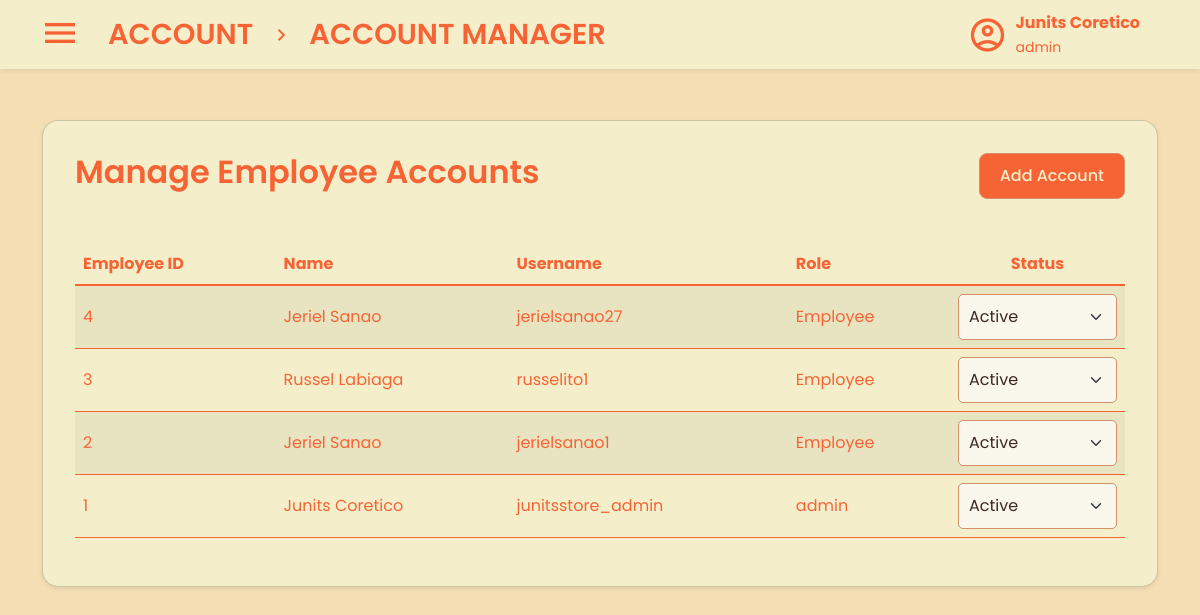
Before: /views/admin/employee-accounts.php (signed in) with the older database file.
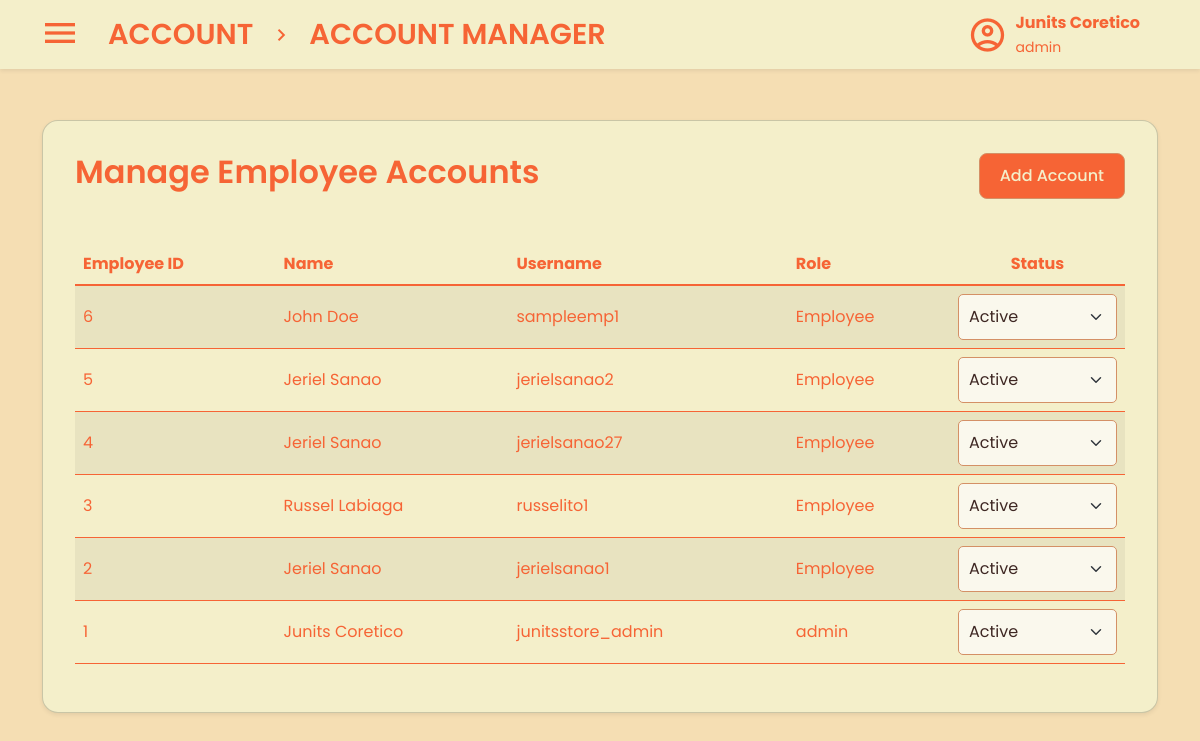
After: the same page with the newer database file.
### tables this page shows
CREATE TABLE IF NOT EXISTS `employees` (
  `EmployeeID` int(11) NOT NULL AUTO_INCREMENT,
  `FirstName` varchar(50) NOT NULL,
  `LastName` varchar(50) NOT NULL,
  `Username` varchar(255) NOT NULL,
  `Password` varchar(255) NOT NULL,
  `Role` char(15) NOT NULL,
  `Created_At` datetime NOT NULL DEFAULT current_timestamp(),
  `Created_By` int(11) DEFAULT NULL,
  `Updated_At` datetime NOT NULL DEFAULT current_timestamp() ON UPDATE current_timestamp(),
  `Updated_By` int(11) DEFAULT NULL,
  `Status` enum('Active','Inactive') NOT NULL DEFAULT 'Active',
  PRIMARY KEY (`EmployeeID`),
  KEY `employees_ibfk_1` (`Created_By`),
  KEY `employees_ibfk_2` (`Updated_By`)
);

### views/admin/employee-accounts.php (the view, shortened to what this page needs)
<?php
include '../../database/database.php';
$stmt = $conn->prepare("SELECT * FROM Employees ORDER BY Created_at DESC");
$stmt->execute();
$result = $stmt->get_result();
?>
<!DOCTYPE html>
<html lang="en">
<head>
    <link rel="stylesheet" href="../../statics/account-style.css" />
    <link rel="stylesheet" href="../../statics/style.css" />
    <link rel="stylesheet" href="../../statics/css/bootstrap.min.css" />
    <link rel="stylesheet" href="../../statics/account-manager.css" />
</head>
<body class="main">
    <nav class="navbar bg-body-tertiary fixed-top shadow-sm">
        <div class="container-fluid">
            <div class="d-flex align-items-center">
                <button
                    class="navbar-toggler mx-3 border-0 shadow-none"
                    type="button"
                    data-bs-toggle="offcanvas"
                    data-bs-target="#offcanvasNavbar"
                    aria-controls="offcanvasNavbar"
                    aria-label="Toggle navigation">
                    <span class="material-icons-outlined navbar-icon"> menu </span>
                </button>
                <a class="navbar-brand fw-semibold" href="../account.php">ACCOUNT</a>
                <span class="material-icons-outlined me-3">chevron_right</span>
                <a class="navbar-brand fw-semibold" href="audit-log.php">ACCOUNT MANAGER</a>
            </div>
            <div class="d-flex align-items-center me-5 ms-auto">
                <span class="material-icons-outlined me-2 fs-1">account_circle</span>
                <div>
                    <p class="fw-bold mb-0">
                        <?php echo htmlspecialchars($_SESSION['first_name'] . ' ' . $_SESSION['last_name']); ?>
                    </p>
                    <small class="mt-0">
                        <?php echo htmlspecialchars($_SESSION['role']); ?>
                    </small>
                </div>
            </div>
        </div>
    </nav>
    <div class="container pt-4 mb-0">
        <div class="card shadow-sm p-3 rounded-4 mt-3">
            <div class="card-title px-3">
                <div class="d-flex justify-content-between align-items-center mt-3">
                    <h2 class="fw-semibold">Manage Employee Accounts</h2>
                    <button class="btn btn-primary" data-bs-toggle="modal" data-bs-target="#addEmployeeModal">
                        Add Account
                    </button>
                </div>
            </div>
            <div class="card-body">
                <div class="table-responsive">
                    <table class="table table-hover table-striped">
                        <thead>
                            <tr>
                                <th>Employee ID</th>
                                <th>Name</th>
                                <th>Username</th>
                                <th>Role</th>
                                <th class="align-middle text-center">Status</th>
                            </tr>
                        </thead>
                        <tbody class="table-group-divider">
                            <?php if ($result->num_rows > 0): ?>
                                <?php while ($row = $result->fetch_assoc()): ?>
                                    <tr>
                                        <td class="align-middle"><?php echo $row['EmployeeID']; ?></td>
                                        <td class="align-middle"><?php echo $row['FirstName'] . " " . $row['LastName']; ?></td>
                                        <td class="align-middle"><?php echo $row['Username']; ?></td>
                                        <td class="align-middle"><?php echo $row['Role']; ?></td>
                                        <td class="align-middle">
                                            <form action="../../handlers/Employee/update-account-status.php" method="POST">
                                                <select name="status" class="form-select" onchange="this.form.submit()">
                                                    <option value="Active" <?php echo ($row['Status'] == 'Active') ? 'selected' : ''; ?>>Active</option>
                                                </select>
                                            </form>
                                        </td>
                                    </tr>
                                <?php endwhile; ?>
                            <?php else: ?>
                                <tr>
                                    <td colspan="5" class="text-center">No employee records available.</td>
                                </tr>
                            <?php endif; ?>
                        </tbody>
                    </table>
                </div>
            </div>
        </div>
    </div>
</body>
</html>

Changed rows visible on the page:
added employees: EmployeeID "6", FirstName "John", LastName "Doe", Username "sampleemp1", Role "Employee", status "Active"
added employees: EmployeeID "5", FirstName "Jeriel", LastName "Sanao", Username "jerielsanao2", Role "Employee", status "Active"
